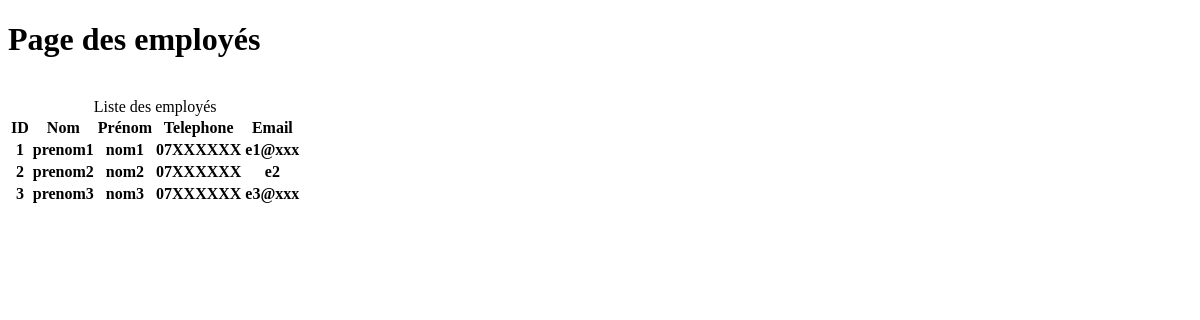
/employes/, run on an earlier commit of the app's database.
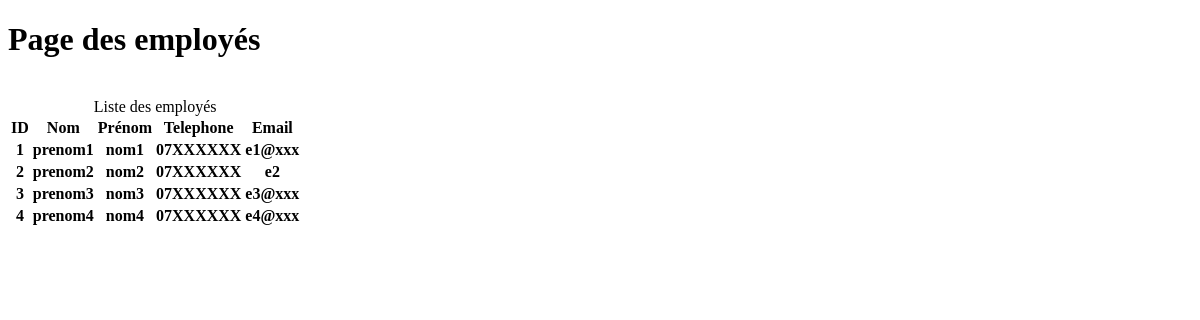
And on a later commit of the database.
### employes/models.py (models this page shows, shortened)
class Employe(models.Model):
    prenomEmploye = models.CharField(max_length=200, null=True)
    nomEmploye = models.CharField(max_length=200, null=True)
    emailEmploye = models.CharField(max_length=200, null=True)
    telEmploye = models.CharField(max_length=200, null=True)

### employes/views.py (the view)
# urls.py: path('', views.homeEmploye),
def homeEmploye(request):
    employe = Employe.objects.all()
    context = {'employes': employe}
    return render(request, 'employes/employes.html', context)

### templates/employes/employes.html (shortened to what this page needs)
<!DOCTYPE html>
<html lang="en">
<head>
</head>
<body>
<h1>Page des employés</h1>
<br>
<table>
    <caption>Liste des employés</caption>
    <tr>
        <th>ID</th>
        <th>Nom</th>
        <th>Prénom</th>
        <th>Telephone</th>
        <th>Email</th>
    </tr>
     {% for employe in employes %}
    <tr>
        <th>{{ employe.id }}</th>
        <th>{{ employe.prenomEmploye }}</th>
        <th>{{ employe.nomEmploye }}</th>
        <th>{{ employe.telEmploye }}</th>
        <th>{{ employe.emailEmploye }}</th>
    </tr>
    {% endfor %}
</table>
</body>
</html>

What changed in the data, as far as the page shows it:
added Employe: id "4", prenomEmploye "prenom4", nomEmploye "nom4", telEmploye "07XXXXXX", emailEmploye "e4@xxx"
